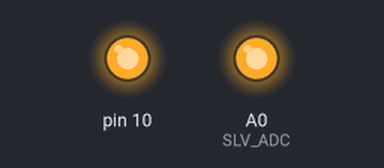
This sketch was run on a simulated Arduino Uno, built with avr-gcc and run on an emulated ATmega328P. Shown: output pins drawn as LEDs (lit = HIGH). What the sketch prints to the serial monitor is not drawn.

Above: at 0.1 s.
Timing chart, 0 to 1.6 s (numbered marks = the images above):
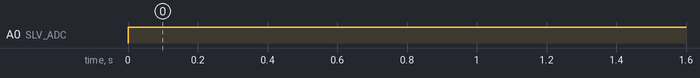

Measured:
- by itself, A0 (SLV_ADC): LOW → HIGH at 0.00 s

The sketch:

NTC_test.ino
```cpp
/*
 * ==============================================================================
 * Project: Shield de Arduino versátil de bajo coste con fines académicos (TFG)
 * File:     [ntc_test].ino
 * Author:   [David Matínez Pérez]
 * Year:     2026
 * Brief:    [Test de funcionamiento Thermistor NTC]
 * ==============================================================================
 */

#include <SPI.h>
#include <math.h>

// Pin seleccion de esclavo
const int SLV_ADC = A0;


void setup() {
  // put your setup code here, to run once:
  Serial.begin(9600);

  SPI.begin();
  SPI.setBitOrder(MSBFIRST);             //ELEGIMOS CUAL VA A SER EL PRIMER BIT S EL MAS SIGNIFICATIVO O EL MENOS
  SPI.setDataMode(SPI_MODE1);            //elegr el modo de reloj
  SPI.setClockDivider(SPI_CLOCK_DIV16);  // divisiones del reloj ajustar a la frecuencia mas conveniente

  pinMode(SLV_ADC, OUTPUT);     // configuracion esclavo ADC
  digitalWrite(SLV_ADC, HIGH);  //ADC Slave pin inactivo
}

void loop() {

  int valorADC = ReadADC(3);  // Leer el valor del canal

  //Serial.println(((valorADC)));
  float value = ((valorADC * 4.096) / 4096.0);
  Serial.print(value);
  float Rntc = resistenciantc(value);
  Serial.println(" voltios");
 // Serial.print("|");
  //Serial.print(Rntc-273);
  //Serial.println("ºC");

  delay(800);
}


int ReadADC(int canal) {
  byte msb, lsb;  // Para almacenar los datos del ADC
  long valor = 0;

  digitalWrite(SLV_ADC, LOW);  //activamos el pin esclavo del ADc

  SPI.transfer(0x06 | ((canal & 0x07) >> 2));  // Enviar los primeros 3 bits
  msb = SPI.transfer((canal & 0x03) << 6);     // Enviar los 2 bits restantes del canal
  lsb = SPI.transfer(0x00);                    // Leer el primer byte de datos (MSB)

  // Finalizar la comunicación SPI
  digitalWrite(SLV_ADC, HIGH);  // Desactivar el CS (no seleccionado)

  // Combinar los bytes para obtener el valor de 12 bits
  valor = ((long)(msb & 0x0F) << 8) | lsb;  // Los 4 bits MSB se usan de manera correcta

  return valor;
}

float resistenciantc(float voltntc) {
  float Rterm = 0.0;
  float temp = 0.0;
  Rterm = (10000 * 5.0 / voltntc) - 10000;
  //return Rterm;
  temp = (3380 / log(Rterm / (10000 * exp(-3380 / 298.15))));
  return temp;
}
```
